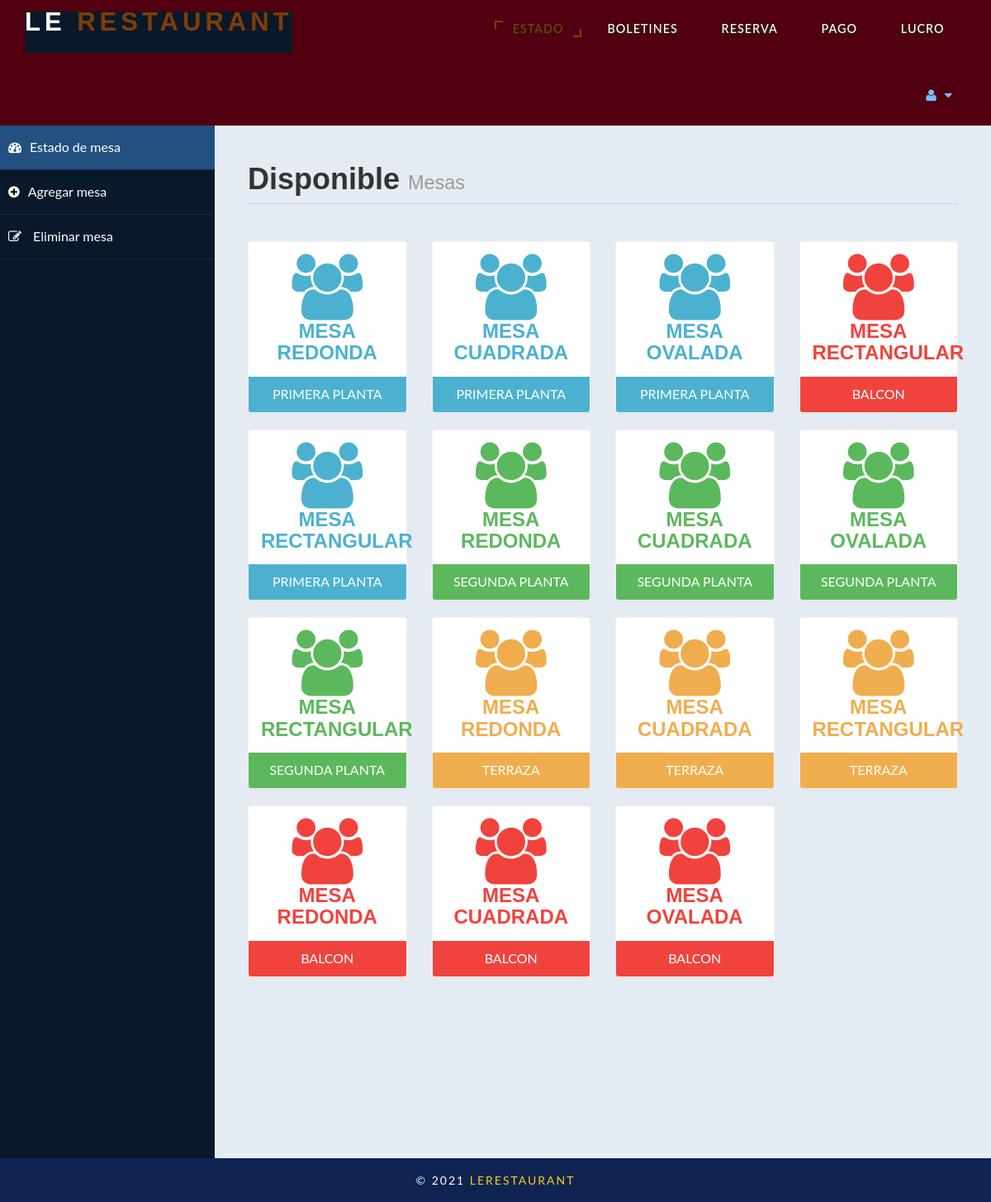
Screenshot of /admin/settings.php (signed in) with the database file from the repository.
### tables this page shows
CREATE TABLE `room` (
  `id` int(10) UNSIGNED NOT NULL,
  `type` varchar(15) DEFAULT NULL,
  `bedding` varchar(50) DEFAULT NULL,
  `place` varchar(10) DEFAULT NULL,
  `cusid` int(11) DEFAULT NULL
);

### admin/settings.php (the view, shortened to what this page needs)
<!DOCTYPE html>
<html xmlns="http://www.w3.org/1999/xhtml">
<?php
require_once('header.php');
?>
<body>
    <div id="wrapper">
        <nav class="navbar-default navbar-side" role="navigation">
            <div class="sidebar-collapse">
                <ul class="nav" id="main-menu">
                    <li>
                        <a class="active-menu" href="settings.php"><i class="fa fa-dashboard"></i>Estado de mesa
</a>
                    </li>
					<li>
                        <a  href="table.php"><i class="fa fa-plus-circle"></i>Agregar mesa</a>
                    </li>
                    <li>
                        <a   href="tabledel.php"><i class="fa fa-pencil-square-o"></i> Eliminar mesa
</a>
                    </li>
            </div>
        </nav>
        <div id="page-wrapper" >
            <div id="page-inner">
			 <div class="row">
                    <div class="col-md-12">
                        <h1 class="page-header">
                           Disponible
 <small> Mesas</small>
                        </h1>
                    </div>
                </div>
            <?php
						include ('db.php');
						$sql = "select * from room";
						$re = mysqli_query($con,$sql)
				?>
                <div class="row">
				<?php
										while($row= mysqli_fetch_array($re))
										{
												$id = $row['type'];
											if($id == "PRIMERA PLANTA")
											{
												echo"<div class='col-md-3 col-sm-12 col-xs-12'>
													<div class='panel panel-primary text-center no-boder bg-color-blue'>
														<div class='panel-body'>
															<i class='fa fa-users fa-5x'></i>
															<h3>".$row['bedding']."</h3>
														</div>
														<div class='panel-footer back-footer-blue'>
															".$row['type']."
														</div>
													</div>
												</div>";
											}
											else if ($id == "SEGUNDA PLANTA")
											{
												echo"<div class='col-md-3 col-sm-12 col-xs-12'>
													<div class='panel panel-primary text-center no-boder bg-color-green'>
														<div class='panel-body'>
															<i class='fa fa-users fa-5x'></i>
															<h3>".$row['bedding']."</h3>
														</div>
														<div class='panel-footer back-footer-green'>
															".$row['type']."
														</div>
													</div>
												</div>";
											}
											else if($id =="TERRAZA")
											{
												echo"<div class='col-md-3 col-sm-12 col-xs-12'>
													<div class='panel panel-primary text-center no-boder bg-color-brown'>
														<div class='panel-body'>
															<i class='fa fa-users fa-5x'></i>
															<h3>".$row['bedding']."</h3>
														</div>
														<div class='panel-footer back-footer-brown'>
															".$row['type']."
														</div>
													</div>
												</div>";
											}
											else if($id =="BALCON")
											{
												echo"<div class='col-md-3 col-sm-12 col-xs-12'>
													<div class='panel panel-primary text-center no-boder bg-color-red'>
														<div class='panel-body'>
															<i class='fa fa-users fa-5x'></i>
															<h3>".$row['bedding']."</h3>
														</div>
														<div class='panel-footer back-footer-red'>
															".$row['type']."
														</div>
													</div>
												</div>";
											}
										}
									?>
                </div>
            </div>
        </div>
        <?php
require_once('footer.php');
?>
</body>
</html>

### admin/header.php (shortened to what this page needs)
<head>
    <link href="assets/css/bootstrap.css" rel="stylesheet" />
    <link href="assets/css/font-awesome.css" rel="stylesheet" />
    <link href="assets/js/morris/morris-0.4.3.min.css" rel="stylesheet" />
    <link href="assets/css/custom-styles.css" rel="stylesheet" />
    <link href="../css/style.css" rel="stylesheet" type="text/css" media="all" />
    <link href="assets/css/custom-styles.css" rel="stylesheet" />
    <link href="assets/js/dataTables/dataTables.bootstrap.css" rel="stylesheet" />
</head>
<body>
<div class="w3_navigation">
		<div class="container">
			<nav class="navbar navbar-default">
				<div class="navbar-header navbar-left">
					<h1><a class="navbar-brand" href="#"> Le <span>restaurant</span><p class="logo_w3l_agile_caption"></p></a></h1>
				</div>
				<div class="collapse navbar-collapse navbar-right" id="bs-example-navbar-collapse-1">
					<nav class="menu menu--iris">
						<ul class="nav navbar-nav menu__list">
							<li class="menu__item menu__item--current"><a href="home.php" class="menu__link">Estado</a></li>
							<li class="menu__item"><a href="messages.php" class="menu__link scroll">Boletines</a></li>
							<li class="menu__item"><a href="home.php" class="menu__link scroll">Reserva</a></li>
							<li class="menu__item"><a href="payment.php" class="menu__link scroll">Pago</a></li>
							<li class="menu__item"><a href="profit.php" class="menu__link scroll">Lucro</a></li>
						</ul>
					</nav>
				</div>
			</nav>
            <nav class="navbar navbar-default top-navbar" role="navigation">
            <ul class="nav navbar-top-links navbar-right">
                <li class="dropdown">
                    <a class="dropdown-toggle" data-toggle="dropdown" href="#" aria-expanded="false">
                        <i class="fa fa-user fa-fw"></i> <i class="fa fa-caret-down"></i>
                    </a>
                </li>
            </ul>
        </nav>
		</div>
	</div>

### admin/footer.php
<head>
    <link href="../css/style.css" rel="stylesheet" type="text/css" media="all" />
</head>
<div class="copy">
		        <p>© 2021  <a href="index.php">LERESTAURANT</a> </p>
		    </div>

### admin/assets/css/custom-styles.css (style rules this page uses)
body { font-family: 'Open Sans', sans-serif; }
#wrapper { width: 100%; background:#09192A; }
#page-wrapper { padding: 15px 15px; min-height: 600px; background:#E5EBF2; }
#page-inner { width:100%; margin:10px 20px 10px 0px; background-color:transparent; padding:10px; min-height:1200px; }
.text-center { text-align:center; }
.no-boder { border:1px solid #f3f3f3; }
h1, .h1, h2, .h2, h3, .h3 { margin-top: 7px; margin-bottom: -5px; }
p { font-size:16px; line-height:25px; padding-top:20px; }
.page-header { padding-bottom: 9px; margin: 10px 0 45px; border-bottom: 1px solid #C7D1DD; }
.bg-color-green { background-color: #fff; color: #5cb85c; }
.bg-color-blue { background-color: #fff; color: #4CB1CF }
.bg-color-red { background-color: #fff; color:#F0433D; }
.bg-color-brown { background-color: #fff; color:#f0ad4e; }
.back-footer-green { background-color: #5cb85c; color:#fff; border-top: 0px solid #fff; }
.back-footer-red { background-color: #F0433D; color:#fff; border-top: 0px solid #fff; }
.back-footer-blue { background-color: #4CB1CF; color:#fff; border-top: 0px solid #fff; }
.back-footer-brown { background-color: #f0ad4e; color:#fff; border-top: 0px solid #fff; }
.top-navbar { margin:0px; }
.top-navbar .nav > li { position: relative; display: inline-block; }
.top-navbar .nav > li > a { position: relative; display: block; padding: 19px 15px; color: #77C0FD; }
.active-menu { background-color:#225081!important; }
.sidebar-collapse , .sidebar-collapse .nav { background:none; }
.sidebar-collapse .nav { padding:0; }
.sidebar-collapse .nav > li > a { color:#fff; background:transparent; text-shadow:none; }
.sidebar-collapse > .nav > li > a { padding:15px 10px; }
.sidebar-collapse > .nav > li { border-bottom: 1px solid rgba(107, 108, 109, 0.19); }
.navbar-side { border:none; background-color: transparent; }
.top-navbar { background:#09192A; border-bottom:none; }
.top-navbar .nav > li > a > i { margin-right: 2px; }
.navbar-default { border:0px solid black; }
.navbar-header { background: #09192A; }
.nav > li > a > i { margin-right:10px; }
@media (min-width:768px) { #page-wrapper { margin: 0 0 0 260px; padding: 15px 30px; min-height: 1200px; } }
@media (min-width:768px) { .navbar-side { z-index: 1; position: absolute; width: 260px; } }
@media (min-width:768px) { .navbar { border-radius: 0px; } }

### rows the page displays
room: bedding "MESA REDONDA", type "PRIMERA PLANTA"
room: bedding "MESA CUADRADA", type "PRIMERA PLANTA"
room: bedding "MESA OVALADA", type "PRIMERA PLANTA"
room: bedding "MESA RECTANGULAR", type "BALCON"
room: bedding "MESA RECTANGULAR", type "PRIMERA PLANTA"
room: bedding "MESA REDONDA", type "SEGUNDA PLANTA"
room: bedding "MESA CUADRADA", type "SEGUNDA PLANTA"
room: bedding "MESA OVALADA", type "SEGUNDA PLANTA"
room: bedding "MESA RECTANGULAR", type "SEGUNDA PLANTA"
room: bedding "MESA REDONDA", type "TERRAZA"
room: bedding "MESA CUADRADA", type "TERRAZA"
room: bedding "MESA RECTANGULAR", type "TERRAZA"
room: bedding "MESA REDONDA", type "BALCON"
room: bedding "MESA CUADRADA", type "BALCON"
room: bedding "MESA OVALADA", type "BALCON"
